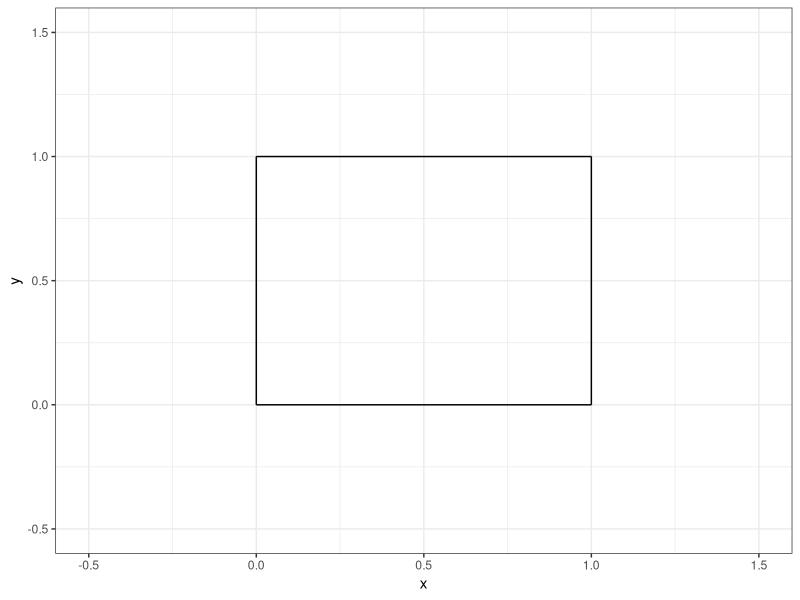
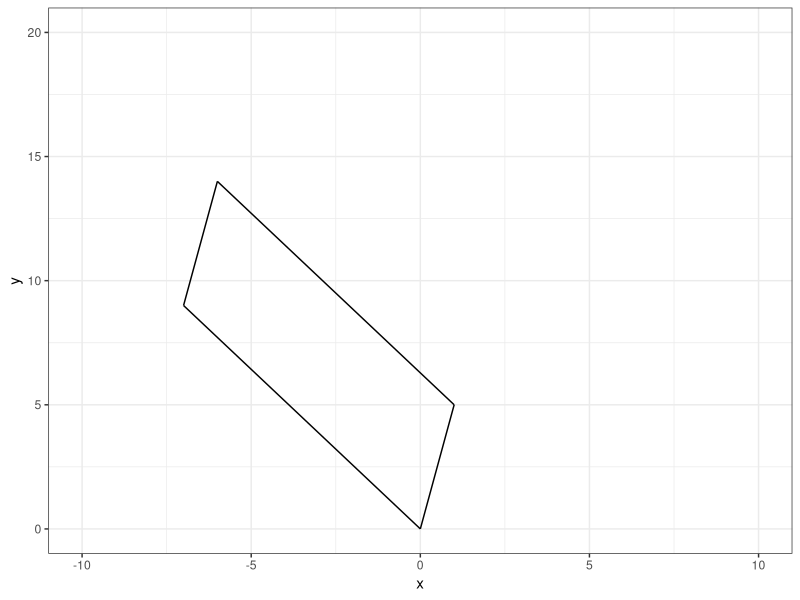
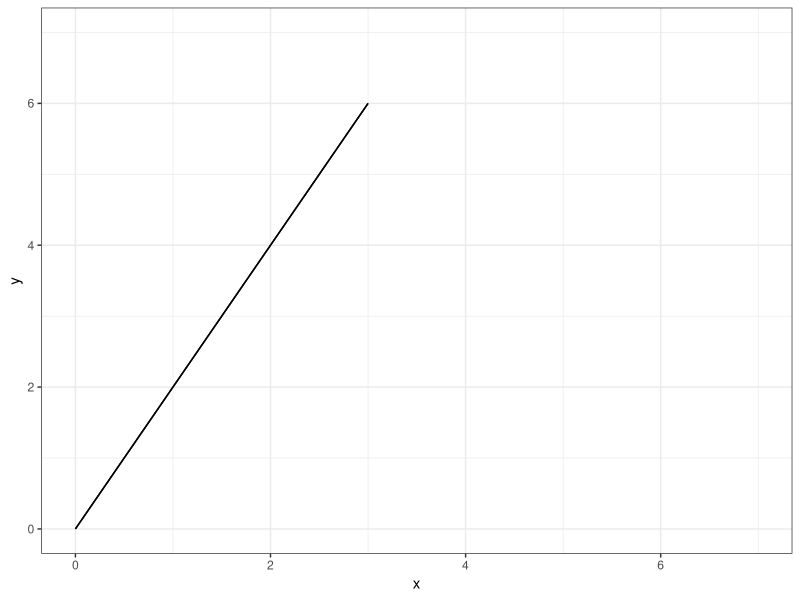

Recreate these plots in R, in order.
## ---- chunk 1
#| echo: false

default_chunk_hook  <- knitr::knit_hooks$get("chunk")

latex_font_size <- c("Huge", "huge", "LARGE", "Large", 
                     "large", "normalsize", "small", 
                     "footnotesize", "scriptsize", "tiny")

knitr::knit_hooks$set(chunk = function(x, options) {
  x <- default_chunk_hook(x, options)
  if(options$size %in% latex_font_size) {
    paste0("\n \\", options$size, "\n\n", 
      x, 
      "\n\n \\normalsize"
    )
  } else {
    x
  }
})

## ---- chunk 2
#| label: load-packages
#| include: false
library(tidyverse)
## ---- chunk 3
#| label: fig-unitsquare
#| fig-cap: "The unit square."
#| fig-width: 3
#| fig-height: 3
#| scale: "80%"
#| fig-align: "center"
#| size: "scriptsize"
ggplot() +
  geom_segment(aes(x = 0, xend = 0,
                   y=0, yend = 1))+
  geom_segment(aes(x = 0, xend = 1,
                   y=1, yend = 1))+
  geom_segment(aes(x = 1, xend = 1,
                   y=0, yend = 1))+
  geom_segment(aes(x = 0, xend = 1,
                   y=0, yend = 0)) +
  theme_bw() + 
  xlim(-0.5, 1.5)+
  ylim(-0.5, 1.5)+
  labs(x = "x", 
       y = "y")
## ---- chunk 4
#| size: "scriptsize"
(M <- matrix(data = c(1, 0, 0, 1), nrow = 2, ncol = 2)) # 
(A <- matrix(data = c(1, 5, -7, 9), nrow = 2, ncol = 2)) # created matrix A
## ---- chunk 5
#| size: "scriptsize" 
(T <- A %*% M) # Created matrix T
## ---- chunk 6
#| size: "scriptsize" 
(basis.vector.1 <- T[, 1]) # created basis.vector.1 
(basis.vector.2 <- T[, 2]) # created basis.vector.2
## ---- chunk 7
#| size: "scriptsize" 
(p0 <- c(0, 0)) 
(p1 <- c(1, 5))
(p2 <- c(-6, 14))
(p3 <- c(-7, 9)) # created points p0, p1, p2, p3
## ---- chunk 8
#| label: fig-matrixT
#| fig-cap: "Matrix T."
#| fig-width: 3
#| fig-height: 3
#| scale: "80%"
#| fig-align: "center"
#| size: "scriptsize"
ggplot() +
  geom_segment(aes(x = p0[1], y = p0[2], xend = p1[1], yend = p1[2])) +
  geom_segment(aes(x = p1[1], y = p1[2], xend = p2[1], yend = p2[2])) +
  geom_segment(aes(x = p2[1], y = p2[2], xend = p3[1], yend = p3[2])) +
  geom_segment(aes(x = p3[1], y = p3[2], xend = p0[1], yend = p0[2])) +
  theme_bw() +
  xlim(-10, 10) +
  ylim(0, 20) +
  labs(x = "x", y = "y")
## ---- chunk 9
#| size: "scriptsize" 
(A.determinant <- det(A)) # found determinant of A
## ---- chunk 10
#| size: "scriptsize" 
(A <- matrix(data = c(1, 2, 2, 4), nrow = 2, ncol = 2)) # created matrix A
## ---- chunk 11
#| size: "scriptsize" 
(T <- A %*% M) # Created matrix T
## ---- chunk 12
#| size: "scriptsize" 
(basis.vector.1 <- T[, 1]) # created basis.vector.1 
(basis.vector.2 <- T[, 2]) # created basis.vector.2
## ---- chunk 13
#| size: "scriptsize" 
(p0 <- c(0, 0)) 
(p1 <- c(2, 4))
(p2 <- c(3, 6))
(p3 <- c(1, 2)) # created points p0, p1, p2, p3
## ---- chunk 14
#| label: fig-matrixT2
#| fig-cap: "Matrix T2."
#| fig-width: 3
#| fig-height: 3
#| scale: "80%"
#| fig-align: "center"
#| size: "scriptsize"
ggplot() +
  geom_segment(aes(x = p0[1], y = p0[2], xend = p1[1], yend = p1[2])) +
  geom_segment(aes(x = p1[1], y = p1[2], xend = p2[1], yend = p2[2])) +
  geom_segment(aes(x = p2[1], y = p2[2], xend = p3[1], yend = p3[2])) +
  geom_segment(aes(x = p3[1], y = p3[2], xend = p0[1], yend = p0[2])) +
  theme_bw() +
  xlim(0, 7) +
  ylim(0, 7) +
  labs(x = "x", y = "y")
## ---- chunk 15
#| size: "scriptsize" 
(A.determinant <- det(A)) # found determinant of A
